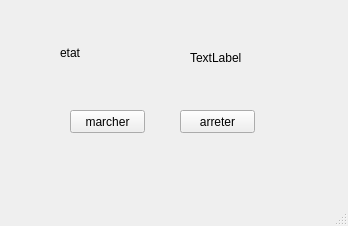
<?xml version="1.0" encoding="UTF-8"?>
<ui version="4.0">
 <class>temp</class>
 <widget class="QMainWindow" name="temp">
  <property name="geometry">
   <rect>
    <x>0</x>
    <y>0</y>
    <width>348</width>
    <height>226</height>
   </rect>
  </property>
  <property name="windowTitle">
   <string>Temperature</string>
  </property>
  <widget class="QWidget" name="centralwidget">
   <widget class="QPushButton" name="pushButton_3">
    <property name="geometry">
     <rect>
      <x>70</x>
      <y>110</y>
      <width>75</width>
      <height>23</height>
     </rect>
    </property>
    <property name="text">
     <string>marcher</string>
    </property>
   </widget>
   <widget class="QPushButton" name="pushButton_2">
    <property name="geometry">
     <rect>
      <x>180</x>
      <y>110</y>
      <width>75</width>
      <height>23</height>
     </rect>
    </property>
    <property name="text">
     <string>arreter</string>
    </property>
   </widget>
   <widget class="QLabel" name="label">
    <property name="geometry">
     <rect>
      <x>60</x>
      <y>42</y>
      <width>47</width>
      <height>21</height>
     </rect>
    </property>
    <property name="text">
     <string>etat</string>
    </property>
   </widget>
   <widget class="QLabel" name="label_etat">
    <property name="geometry">
     <rect>
      <x>190</x>
      <y>50</y>
      <width>161</width>
      <height>16</height>
     </rect>
    </property>
    <property name="text">
     <string>TextLabel</string>
    </property>
   </widget>
  </widget>
  <widget class="QMenuBar" name="menubar">
   <property name="geometry">
    <rect>
     <x>0</x>
     <y>0</y>
     <width>348</width>
     <height>21</height>
    </rect>
   </property>
  </widget>
  <widget class="QStatusBar" name="statusbar"/>
 </widget>
 <resources/>
 <connections/>
</ui>
